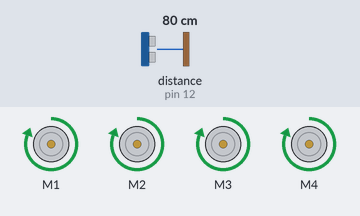
The sketch below on a simulated Arduino Uno, built with avr-gcc and run on an emulated ATmega328P. On the bench: 4 × DC motor (green arrow = forward, orange = backward, longer = faster). Wiring (inferred from the names in the program): ultrasonic range finder: trigger pin 13; echo pin 12. Inputs (shaded band) come from the test bench; at power-on: distance to the obstacle (sensor on pin 12) 80 cm. The echo pulse lasts 58.3 µs per cm.

Above: at 1.2 s.
1.3 s: distance to the obstacle (sensor on pin 12) set to 2 cm
At 2.5 s:
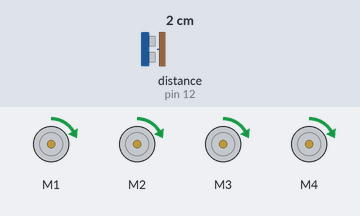
2.8 s: distance to the obstacle (sensor on pin 12) set to 4 cm
At 4.0 s:
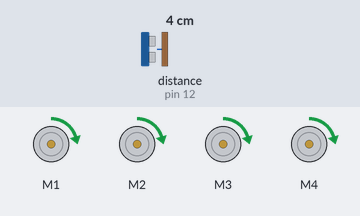
4.3 s: distance to the obstacle (sensor on pin 12) set to 9 cm
At 5.2 s:
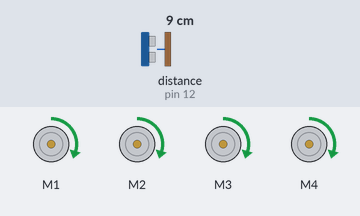
5.8 s: distance to the obstacle (sensor on pin 12) set to 18 cm
At 7.0 s:
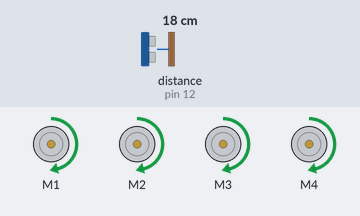
7.3 s: distance to the obstacle (sensor on pin 12) set to 35 cm
At 8.5 s:
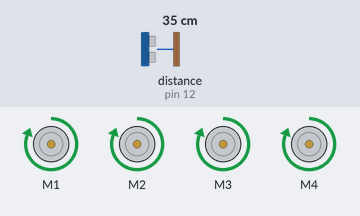
Timing chart, 0 to 9.8 s (numbered marks = the images above; inputs shaded):
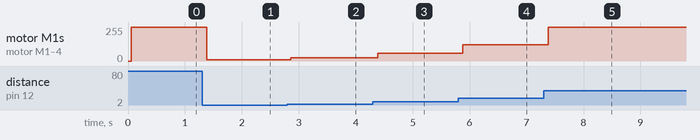

Measured:
- after the input at 1.3 s, motor M1–4: forward 255/255 → forward 11/255 after 0.08 s
- after the input at 2.8 s, motor M1–4: forward 11/255 → forward 25/255 after 0.06 s
- after the input at 4.3 s, motor M1–4: forward 25/255 → forward 60/255 after 0.09 s
- after the input at 5.8 s, motor M1–4: forward 60/255 → forward 123/255 after 0.08 s
- after the input at 7.3 s, motor M1–4: forward 123/255 → forward 255/255 after 0.08 s

The sketch:

Adaptive_Cruise_Ctrl.ino
```cpp
// Include wire library
#include <Wire.h>
// Include MotorShield library
#include <Adafruit_MotorShield.h>
// Initialize MotorShield library
Adafruit_MotorShield MotorShield = Adafruit_MotorShield();
// Create a pointer to an Adafruit_DCMotor object for motors 1-4
Adafruit_DCMotor *motor1 = MotorShield.getMotor(1);
Adafruit_DCMotor *motor2 = MotorShield.getMotor(2);
Adafruit_DCMotor *motor3 = MotorShield.getMotor(3);
Adafruit_DCMotor *motor4 = MotorShield.getMotor(4);

// Assign variables for ultrasonic sensor pins
int echoPin = 12;
int trigPin = 13;

// Assign motor speed variables
int Mspeed = 0;
int slowDist = 30;
int speedFactor = (255 / slowDist);

//Assign distance sensing variables
float distance;
const int MAX_DISTANCE = 400;
float SpeedOfSound = 0.03;
unsigned long timeout = 2*MAX_DISTANCE / SpeedOfSound;


void setup() {
  // put your setup code here, to run once:
  // Begin serial communication at 9600 baud
  Serial.begin(9600);
  // Set ultrasonic pins to be output/input pins
  pinMode(trigPin, OUTPUT);
  pinMode(echoPin, INPUT);
  // Initialize our motorshield
  MotorShield.begin();
}

void loop() {
  // Distance Sensing Code
  // Set trigger pin to LOW
  digitalWrite(trigPin, LOW);
  // Hold low for 2us
  delayMicroseconds(2);
  // Set trigger pin to HIGH
  digitalWrite(trigPin, HIGH);
  // Hold high for 10us
  delayMicroseconds(10);
  // Start the ping
  digitalWrite(trigPin, LOW);
  // Use built-in Arduino function to measure pulse duration
  //Returns microseconds of 2-way travel
  float duration = pulseIn(echoPin, HIGH, timeout);
  //if/else conditions for setting the motor speed
  //Valid measurement check
  if (duration > 0) {
    //Converts microseconds into distance in cm
    distance = (duration / 2.0) * SpeedOfSound;
    if (distance < slowDist) {
      //Set motor speed based on distance
      Mspeed = distance * speedFactor;
    }
    else {
      //Leave motor speed at full if outside the desired sensing range (slowDist)
      Mspeed = 255;
    }
  }
  //Wait 50us between readings
  delay(50);
  //Set motor speed and direction
  motor1->setSpeed(Mspeed);
  motor1->run(FORWARD);
  motor2->setSpeed(Mspeed);
  motor2->run(FORWARD);
  motor3->setSpeed(Mspeed);
  motor3->run(FORWARD);
  motor4->setSpeed(Mspeed);
  motor4->run(FORWARD);
}
```
